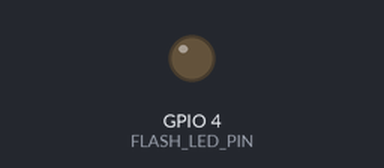
A sketch run on a simulated ESP32. Shown: output pins drawn as LEDs (lit = HIGH). WiFi joins after 1.5 s; servers stay silent unless stated; uploads are accepted with an empty reply; the camera gives no picture; what the sketch prints to the serial monitor is not drawn.

Above: at 3.9 s.
At 5.13 s:
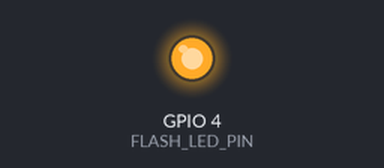
Timing chart, 0 to 9.3 s (numbered marks = the images above):
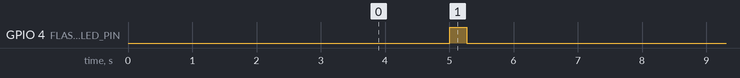

The sketch:

esp32.ino
```cpp
/*
============================================================
 ESP32-CAM SMART METER
 Live Stream + Upload ảnh mỗi 5 giây
 Board: AI Thinker ESP32-CAM
============================================================
*/


#include "esp_camera.h"
#include <WiFi.h>
#include <HTTPClient.h>
#include <WebServer.h>


WebServer server(80);


// ================= WIFI =================

#define WIFI_SSID       "Chicken"
#define WIFI_PASSWORD   "26012004"


// ================= FLASK SERVER =================

#define SERVER_HOST       "192.168.100.3"
#define SERVER_PORT       5000
#define SERVER_UPLOAD_URL "/api/upload"


// ================= METER =================

#define METER_ID       "MTR-001"
#define DEVICE_TOKEN   "esp32cam-secret-token"


// ================= CAMERA AI THINKER =================

#define PWDN_GPIO_NUM     32
#define RESET_GPIO_NUM    -1

#define XCLK_GPIO_NUM      0
#define SIOD_GPIO_NUM     26
#define SIOC_GPIO_NUM     27

#define Y9_GPIO_NUM       35
#define Y8_GPIO_NUM       34
#define Y7_GPIO_NUM       39
#define Y6_GPIO_NUM       36
#define Y5_GPIO_NUM       21
#define Y4_GPIO_NUM       19
#define Y3_GPIO_NUM       18
#define Y2_GPIO_NUM        5

#define VSYNC_GPIO_NUM    25
#define HREF_GPIO_NUM     23
#define PCLK_GPIO_NUM     22


#define FLASH_LED_PIN 4


// ============================================================
// CAMERA INIT
// ============================================================

bool initCamera()
{

camera_config_t config;


config.ledc_channel = LEDC_CHANNEL_0;
config.ledc_timer   = LEDC_TIMER_0;


config.pin_d0 = Y2_GPIO_NUM;
config.pin_d1 = Y3_GPIO_NUM;
config.pin_d2 = Y4_GPIO_NUM;
config.pin_d3 = Y5_GPIO_NUM;
config.pin_d4 = Y6_GPIO_NUM;
config.pin_d5 = Y7_GPIO_NUM;
config.pin_d6 = Y8_GPIO_NUM;
config.pin_d7 = Y9_GPIO_NUM;


config.pin_xclk = XCLK_GPIO_NUM;
config.pin_pclk = PCLK_GPIO_NUM;
config.pin_vsync = VSYNC_GPIO_NUM;
config.pin_href = HREF_GPIO_NUM;


config.pin_sccb_sda = SIOD_GPIO_NUM;
config.pin_sccb_scl = SIOC_GPIO_NUM;


config.pin_pwdn  = PWDN_GPIO_NUM;
config.pin_reset = RESET_GPIO_NUM;


config.xclk_freq_hz = 20000000;
config.pixel_format = PIXFORMAT_JPEG;


if(psramFound())
{
    config.frame_size   = FRAMESIZE_VGA;
    config.jpeg_quality = 10;
    config.fb_count     = 2;
}
else
{
    config.frame_size   = FRAMESIZE_QVGA;
    config.jpeg_quality = 12;
    config.fb_count     = 1;
}


esp_err_t err =
esp_camera_init(&config);


if(err != ESP_OK)
{
    Serial.printf(
    "Camera error: 0x%x\n",
    err);

    return false;
}


sensor_t *s =
esp_camera_sensor_get();


s->set_brightness(s,0);
s->set_contrast(s,1);
s->set_sharpness(s,1);


Serial.println("Camera OK");


return true;

}


// ============================================================
// WIFI
// ============================================================

bool connectWiFi()
{

Serial.print("Connecting WiFi");


WiFi.begin(
WIFI_SSID,
WIFI_PASSWORD
);


while(WiFi.status()!=WL_CONNECTED)
{

delay(500);
Serial.print(".");

}


Serial.println();
Serial.println("WiFi OK");


Serial.print("ESP32 IP: ");

Serial.println(
WiFi.localIP()
);


return true;

}


// ============================================================
// CAPTURE IMAGE
// ============================================================

camera_fb_t* captureImage()
{


digitalWrite(
FLASH_LED_PIN,
HIGH
);


delay(200);


camera_fb_t *fb =
esp_camera_fb_get();


digitalWrite(
FLASH_LED_PIN,
LOW
);


if(!fb)
{

Serial.println(
"Capture failed"
);

return nullptr;

}


Serial.print(
"Image size: "
);

Serial.println(
fb->len
);


return fb;

}


// ============================================================
// UPLOAD FLASK
// ============================================================

bool uploadImage(camera_fb_t *fb)
{


String url =
"http://" +
String(SERVER_HOST) +
":" +
String(SERVER_PORT) +
SERVER_UPLOAD_URL;


Serial.println(url);


HTTPClient http;


http.begin(url);


http.addHeader(
"Content-Type",
"image/jpeg"
);


http.addHeader(
"X-Meter-ID",
METER_ID
);


http.addHeader(
"X-Device-Token",
DEVICE_TOKEN
);


int code =
http.POST(
fb->buf,
fb->len
);


Serial.print(
"HTTP Code: "
);

Serial.println(code);


if(code == 200)
{

Serial.println(
"UPLOAD SUCCESS"
);

http.end();

return true;

}


Serial.println(
http.errorToString(code)
);


http.end();


return false;

}


// ============================================================
// LIVE STREAM
// ============================================================

void handleStream()
{

WiFiClient client =
server.client();


client.println(
"HTTP/1.1 200 OK"
);

client.println(
"Content-Type: multipart/x-mixed-replace; boundary=frame"
);

client.println();


while(client.connected())
{


camera_fb_t *fb =
esp_camera_fb_get();


if(!fb)
break;


client.println(
"--frame"
);


client.println(
"Content-Type: image/jpeg"
);

client.println();


client.write(
fb->buf,
fb->len
);


client.println();


esp_camera_fb_return(fb);


delay(100);

}


}


// ============================================================
// SETUP
// ============================================================

void setup()
{


Serial.begin(115200);


delay(1000);


Serial.println();
Serial.println("====================");
Serial.println("SMART METER START");
Serial.println("====================");


pinMode(
FLASH_LED_PIN,
OUTPUT
);


if(!initCamera())
{
    return;
}


connectWiFi();


server.on(
"/stream",
HTTP_GET,
handleStream
);


server.begin();


Serial.println(
"STREAM READY"
);


}


// ============================================================
// LOOP
// ============================================================

void loop()
{


server.handleClient();


static unsigned long lastCapture = 0;


if(
millis() - lastCapture >= 5000
)
{

lastCapture =
millis();


Serial.println();
Serial.println(
"Capture..."
);


camera_fb_t *fb =
captureImage();


if(fb)
{


uploadImage(fb);


esp_camera_fb_return(fb);


}


}


delay(10);


}
```

Measured:
- by itself, GPIO 4 (FLASH_LED_PIN): alternates HIGH for 0.26 s and LOW for 4.7 s
